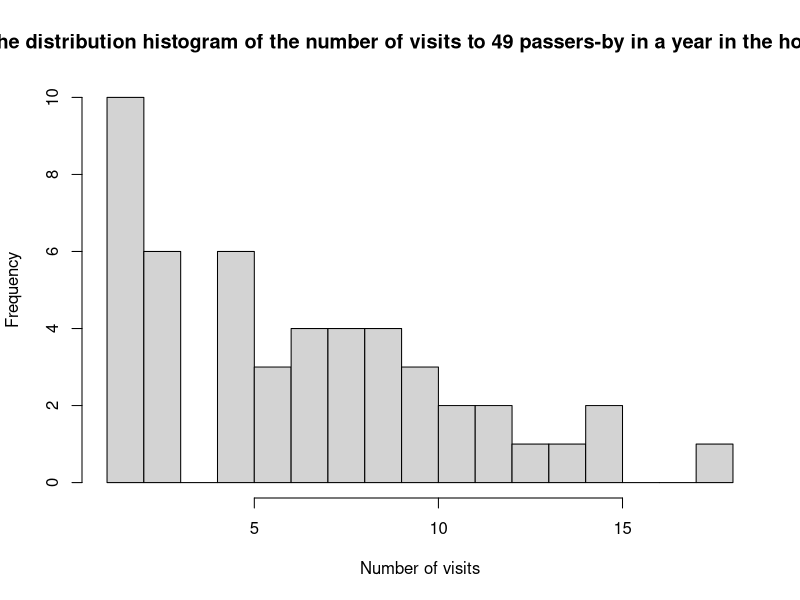
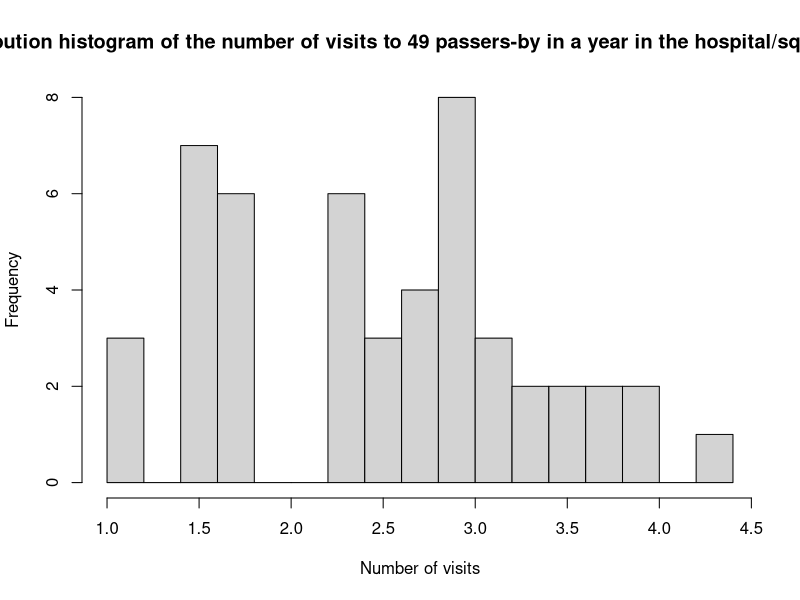

Recreate these plots in R, in order.
install.packages("lattice")
install.packages("nortest")     #Lilliefors(Kolmogorov-Smirnov) Normality Test
install.packages("car") 

#########################
# Set Working Directory #
#########################

# Get your current working directory #
setwd("/Users/huangweiting/coding/INTRODUCTION TO SCIENTIFIC COMPUTING SOFTWARE /W5_ClassData/HW")
getwd()
data1 <- read.csv("C5_Q1.csv")  
data2 <- read.csv("C5_Q2.csv")
str(data1)   #Check the variable format
View(data1)		#Check Dataset
str(data2)   #Check the variable format
View(data2)		#Check Dataset
#dim(data1)		#Check Dataset (how many observations and variables)
#########
#Q1
shapiro.test(data1$增重[data1$飼料=="1"])  
shapiro.test(data1$增重[data1$飼料=="2"])
bartlett.test(增重~ 飼料, data=data1) 
t.test(data1$增重[data1$飼料=="1"], data1$增重[data1$飼料=="2"], var.equal=TRUE)

#Q2
shapiro.test(data2$看病次數) 
#The Shapiro-Wilk Normality Test (sample size<50)
data2$看病次數_Change <- sqrt(data2$看病次數)
shapiro.test(data2$看病次數_Change)
library("lattice")
hist(data2$看病次數,main="The distribution histogram of the number of visits to 49 passers-by in a year in the hospital",xlab="Number of visits",breaks = 20)
hist(data2$看病次數_Change,main="distribution histogram of the number of visits to 49 passers-by in a year in the hospital/sqrt version/",xlab="Number of visits",breaks = 20)
#########
